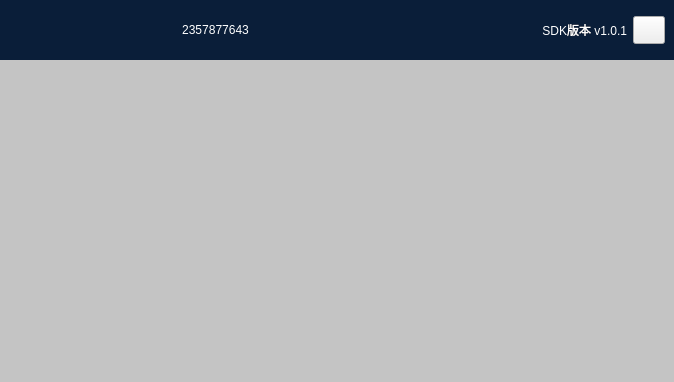
<?xml version="1.0" encoding="UTF-8"?>
<ui version="4.0">
 <class>RoomMainForm</class>
 <widget class="QWidget" name="RoomMainForm">
  <property name="geometry">
   <rect>
    <x>0</x>
    <y>0</y>
    <width>674</width>
    <height>382</height>
   </rect>
  </property>
  <property name="windowTitle">
   <string>快速开始</string>
  </property>
  <layout class="QVBoxLayout" name="verticalLayout">
   <property name="spacing">
    <number>0</number>
   </property>
   <property name="leftMargin">
    <number>0</number>
   </property>
   <property name="topMargin">
    <number>0</number>
   </property>
   <property name="rightMargin">
    <number>0</number>
   </property>
   <property name="bottomMargin">
    <number>0</number>
   </property>
   <item>
    <widget class="QWidget" name="titleWidget" native="true">
     <property name="minimumSize">
      <size>
       <width>0</width>
       <height>0</height>
      </size>
     </property>
     <property name="maximumSize">
      <size>
       <width>16777215</width>
       <height>60</height>
      </size>
     </property>
     <property name="styleSheet">
      <string notr="true">QWidget#titleWidget
{
	background: #0A1E39;
}
QLabel
{
	color:#FFFFFF;
	font-family: Arial;
	font-style: normal;
	font-weight: normal;
	font-size: 12px;
	line-height: 14px;
}</string>
     </property>
     <layout class="QHBoxLayout" name="horizontalLayout">
      <item>
       <spacer name="horizontalSpacer">
        <property name="orientation">
         <enum>Qt::Horizontal</enum>
        </property>
        <property name="sizeHint" stdset="0">
         <size>
          <width>40</width>
          <height>20</height>
         </size>
        </property>
       </spacer>
      </item>
      <item>
       <widget class="QLabel" name="roomIdLabel">
        <property name="text">
         <string>2357877643</string>
        </property>
        <property name="alignment">
         <set>Qt::AlignCenter</set>
        </property>
       </widget>
      </item>
      <item>
       <spacer name="horizontalSpacer_2">
        <property name="orientation">
         <enum>Qt::Horizontal</enum>
        </property>
        <property name="sizeHint" stdset="0">
         <size>
          <width>40</width>
          <height>20</height>
         </size>
        </property>
       </spacer>
      </item>
      <item>
       <widget class="QLabel" name="sdkVersionLabel">
        <property name="sizePolicy">
         <sizepolicy hsizetype="Preferred" vsizetype="Preferred">
          <horstretch>0</horstretch>
          <verstretch>0</verstretch>
         </sizepolicy>
        </property>
        <property name="minimumSize">
         <size>
          <width>200</width>
          <height>0</height>
         </size>
        </property>
        <property name="layoutDirection">
         <enum>Qt::LeftToRight</enum>
        </property>
        <property name="text">
         <string>SDK版本 v1.0.1</string>
        </property>
        <property name="alignment">
         <set>Qt::AlignRight|Qt::AlignTrailing|Qt::AlignVCenter</set>
        </property>
       </widget>
      </item>
      <item>
       <widget class="QPushButton" name="closeBtn">
        <property name="minimumSize">
         <size>
          <width>32</width>
          <height>28</height>
         </size>
        </property>
        <property name="maximumSize">
         <size>
          <width>32</width>
          <height>28</height>
         </size>
        </property>
        <property name="styleSheet">
         <string notr="true">QPushButton
{
	border-image: url(:/QuickStart/Resources/wclose.bmp);
}</string>
        </property>
        <property name="text">
         <string/>
        </property>
       </widget>
      </item>
     </layout>
    </widget>
   </item>
   <item>
    <widget class="QWidget" name="mainWidget" native="true">
     <property name="styleSheet">
      <string notr="true">QWidget#mainWidget
{
	background:#C4C4C4;
}</string>
     </property>
     <layout class="QGridLayout" name="gridLayout">
      <property name="leftMargin">
       <number>0</number>
      </property>
      <property name="topMargin">
       <number>0</number>
      </property>
      <property name="rightMargin">
       <number>0</number>
      </property>
      <property name="bottomMargin">
       <number>0</number>
      </property>
      <property name="spacing">
       <number>0</number>
      </property>
      <item row="0" column="0">
       <widget class="VideoWidget" name="localWidget" native="true">
        <property name="styleSheet">
         <string notr="true"/>
        </property>
       </widget>
      </item>
      <item row="0" column="1">
       <widget class="VideoWidget" name="remoteWidget1" native="true"/>
      </item>
      <item row="1" column="1">
       <widget class="VideoWidget" name="remoteWidget3" native="true"/>
      </item>
      <item row="1" column="0">
       <widget class="VideoWidget" name="remoteWidget2" native="true"/>
      </item>
     </layout>
    </widget>
   </item>
  </layout>
 </widget>
 <customwidgets>
  <customwidget>
   <class>VideoWidget</class>
   <extends>QWidget</extends>
   <header location="global">videowidget.h</header>
   <container>1</container>
  </customwidget>
 </customwidgets>
 <resources>
  <include location="../MainWindow.qrc"/>
 </resources>
 <connections/>
</ui>
